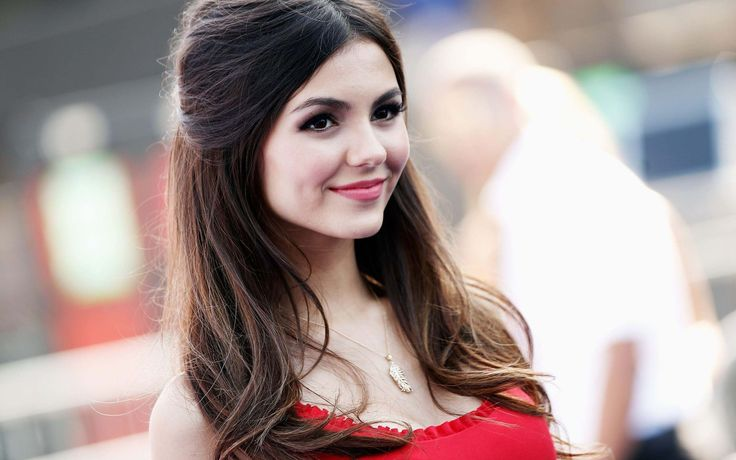
#> input picture Image To Sketch/soumya.jpg, 736 x 460 px
$ python 'Image To Sketch.py'
#> lines starting #> are read from the running program, lines starting #| are printed output that depends on the picture
import cv2
image = cv2.imread('soumya.jpg')
#> image is the input picture: shape (460, 736, 3); mean B, G, R 149.3, 151.8, 168.2
grey_img = cv2.cvtColor(image, cv2.COLOR_BGR2GRAY)
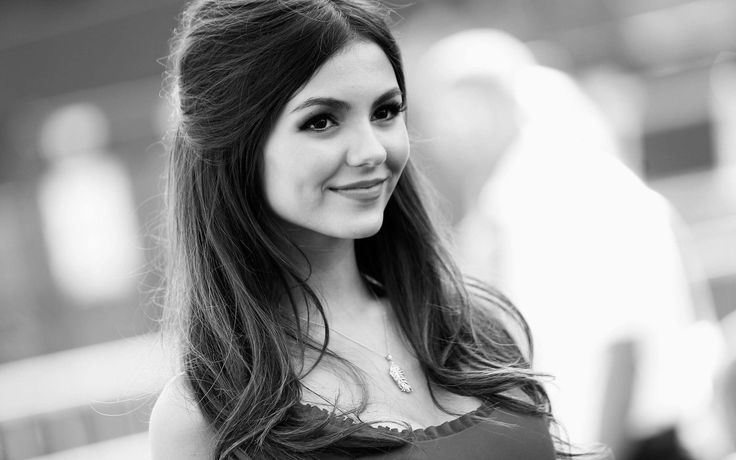
#> grey_img: shape (460, 736); min 0, max 255, mean 156.4
invert = cv2.bitwise_not(grey_img)
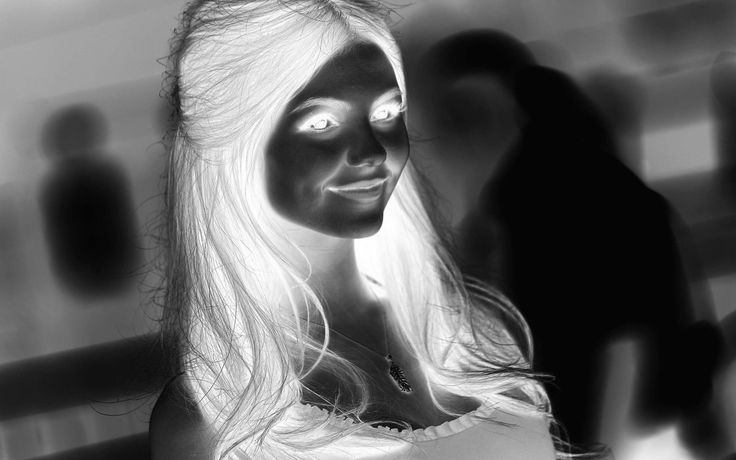
#> invert: shape (460, 736); min 0, max 255, mean 98.6
blur = cv2.GaussianBlur(invert, (21, 21),9)
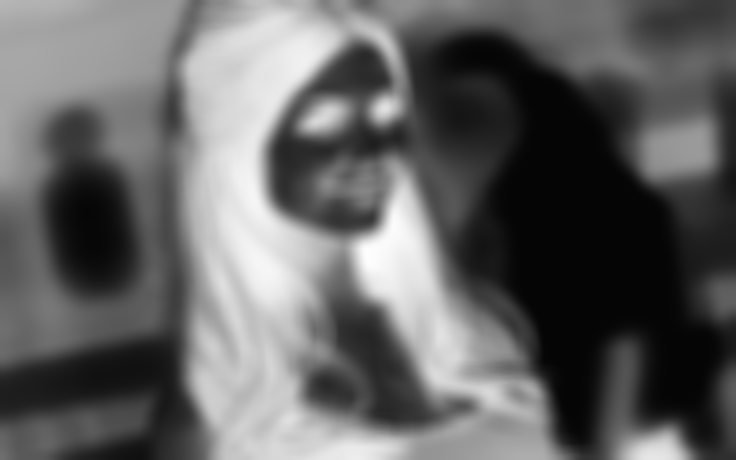
#> blur: shape (460, 736); min 5, max 253, mean 98.6
invertedblur = cv2.bitwise_not(blur)
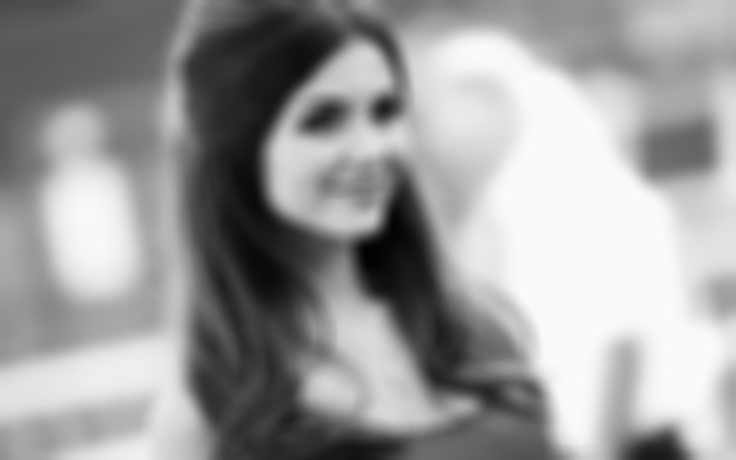
#> invertedblur: shape (460, 736); min 2, max 250, mean 156.4
sketch = cv2.divide(grey_img, invertedblur, scale=256.0)
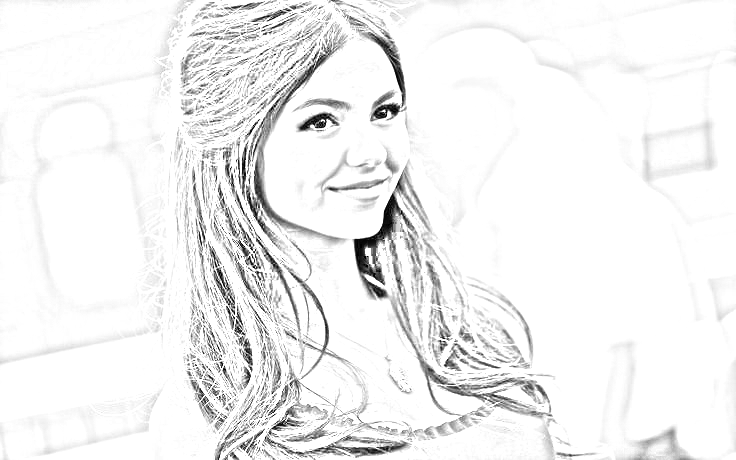
#> sketch: shape (460, 736); min 0, max 255, mean 240.8
cv2.imwrite("sketch.png", sketch)

cv2.imshow('sketch',sketch)
cv2.waitKey(0)
cv2.destroyAllWindows()
